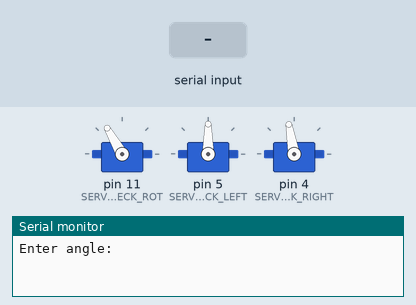
This sketch was run on a simulated Arduino Uno, built with avr-gcc and run on an emulated ATmega328P. Parts: 3 × servo, the last lines printed to the serial monitor. Inputs (shaded band) come from the test bench.

Above: at 1.2 s.
1.3 s: "90,45\n" received over Serial
At 3.0 s:
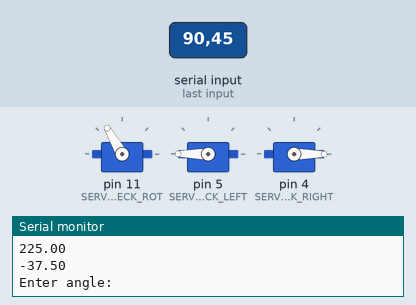
3.8 s: "30,150\n" received over Serial
At 6.0 s:
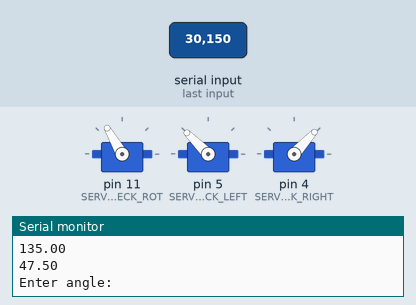
6.3 s: "0\n" received over Serial
At 7.8 s:
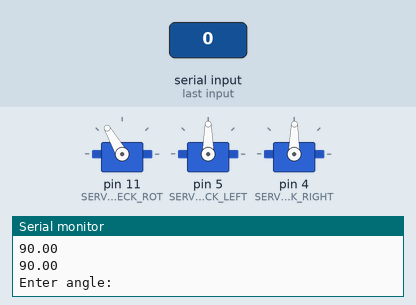
8.8 s: "90\n" received over Serial
At 11.1 s:
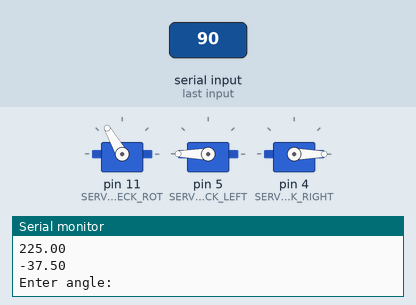
Timing chart, 0 to 12.3 s (numbered marks = the images above; inputs shaded):
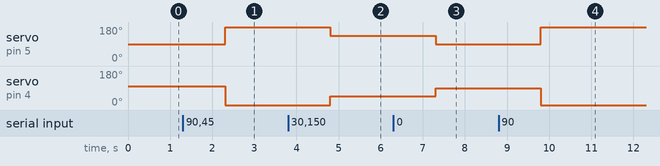

Measured:
- after the input at 1.3 s, servo on pin 5 (SERV_NECK_LEFT): 90° → 180° after 1.0 s; servo on pin 4 (SERV_NECK_RIGHT): 100° → 0° after 1.0 s
- after the input at 3.8 s, servo on pin 5 (SERV_NECK_LEFT): 180° → 135° after 1.0 s; servo on pin 4 (SERV_NECK_RIGHT): 0° → 47° after 1.0 s
- after the input at 6.3 s, servo on pin 5 (SERV_NECK_LEFT): 135° → 90° after 1.0 s; servo on pin 4 (SERV_NECK_RIGHT): 47° → 89° after 1.0 s
- after the input at 8.8 s, servo on pin 5 (SERV_NECK_LEFT): 90° → 180° after 1.0 s; servo on pin 4 (SERV_NECK_RIGHT): 89° → 0° after 1.0 s

The sketch:

servos.ino
```cpp
#include <Servo.h>

//Camera dimensions
#define SCREEN_WIDTH 640
#define SCREEN_HEIGHT 480

//Section sizes in %
#define EYE_SECTION_PRC 40
#define NECK_SECTION PRC 60
#define MOVE_SECTION_PRC 80

//Borders of move
#define MAX_NECK_ROT 150
#define MIN_NECK_ROT 75

#define MAX_LEFT 100
#define MIN_LEFT 10

#define MAX_RIGHT 170
#define MIN_RIGHT 100

//Servo pinout
#define SERV_NECK_ROT 11
#define NOT_USED 6
#define SERV_NECK_LEFT 5
#define SERV_NECK_RIGHT 4

/*
 * Notatka:
 *
 * Szyja_obr:     120 = 0*    - środek,    75 = 50*    - lewo,  150 = 17*   - prawo
 * Góra dół:      90/100 = 0* - środek,    100/85 = 7* - góra,  10/170 = 54* - dół/smutny marian maks do góry 10*
 * (lewy/prawy)
 */

//Create servo objects
Servo neck_rot;
Servo neck_left;
Servo neck_right;

void setup() {
  Serial.begin(9600);
  neck_rot.attach(SERV_NECK_ROT,600,2300);  // (pin, min, max)
  neck_left.attach(SERV_NECK_LEFT,600,2300);  // (pin, min, max)
  neck_right.attach(SERV_NECK_RIGHT,600,2300);  // (pin, min, max)
}

void loop() {
  setDefaultPose();

  while(1){
    Serial.println("Enter angle:");
    while (Serial.available() == 0) {}     //wait for data available
    String angle = Serial.readString();  //read until timeout
    angle.trim();                        // remove any \r \n whitespace at the end of the String
    upDownNeck(angle.toFloat());
  }
}

void setDefaultPose(){
  neck_rot.write(120);
  neck_left.write(90);
  neck_right.write(100);
}

float rotNeck(float deg){
  float x_r=((deg+108)/0.8667);

  neck_rot.write(x_r);
}

float upDownNeck(float deg){
  float x_l=(((3*deg)+180)/2);
  float x_r=((deg-63.53)/(-0.7059));

  Serial.println(x_l);
  Serial.println(x_r);

  neck_left.write(x_l);
  neck_right.write(x_r);
}
```
